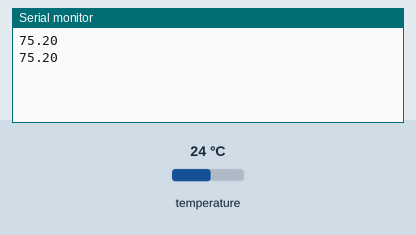
Recording of a sketch running on a simulated Arduino Uno, built with avr-gcc and run on an emulated ATmega328P. On the bench: the last lines printed to the serial monitor. The test bench sets the inputs (shaded band); at power-on: temperature 24 °C.

Above: at 3.3 s.
3.4 s: temperature set to 12 °C
At 5.5 s:
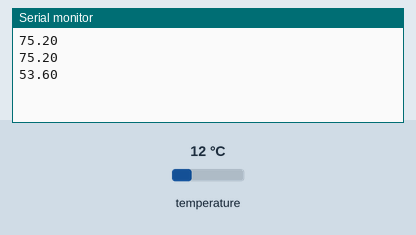
5.9 s: temperature set to 19 °C
At 7.2 s:
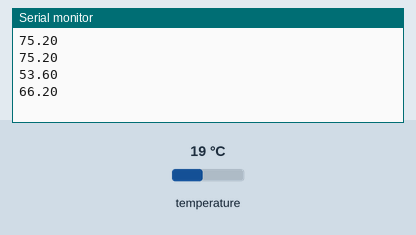
Timing chart, 0 to 8.9 s (numbered marks = the images above; inputs shaded):
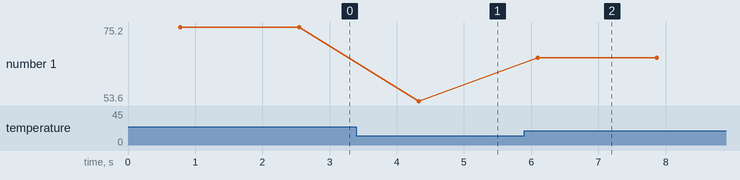

The sketch:

TerraCheck.ino
```cpp
#include <OneWire.h>
#include <DallasTemperature.h>
#include <SoftwareSerial.h>

#define ONE_WIRE_BUS 8

OneWire oneWire(ONE_WIRE_BUS);
DallasTemperature sensors(&oneWire);

SoftwareSerial hc05(4, 3);

float Celsius = 0;
float Fahrenheit = 0;

void setup() {
  sensors.begin();
  Serial.begin(9600);
  hc05.begin(9600);
}

void loop() {
  sensors.requestTemperatures();
  Celsius = sensors.getTempCByIndex(0);
  Fahrenheit = sensors.toFahrenheit(Celsius);

  if(Celsius> -127){
    Serial.println(Fahrenheit); // For debug
    hc05.println(Fahrenheit);
    delay(1000);
  }
}
```

Measured:
- after the input at 3.4 s, the serial monitor: prints a new line after 0.92 s (image 1)
- after the input at 5.9 s, the serial monitor: prints a new line after 0.20 s (image 2)
- plotted number 1: 75.2 → 53.6 after the input at 3.4 s, 53.6 → 66.2 after the input at 5.9 s
